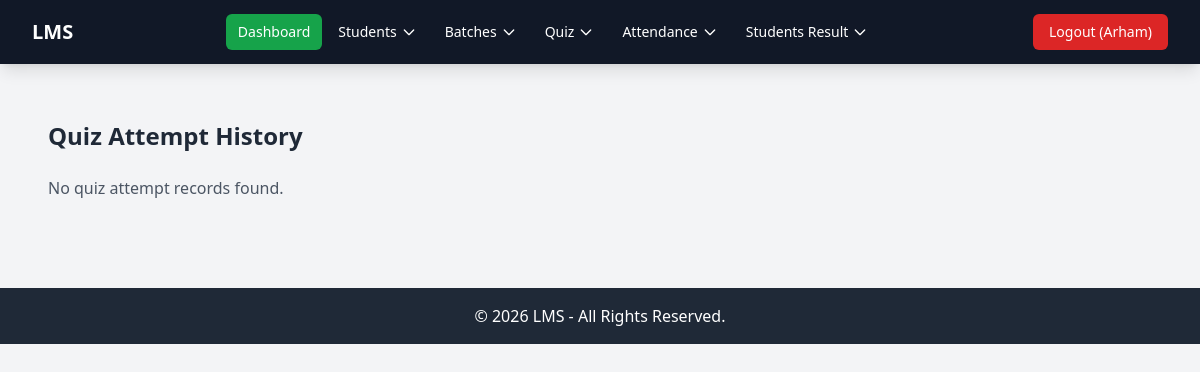
The app's page /teacher/controller/quiz_history.php (signed in), older data.
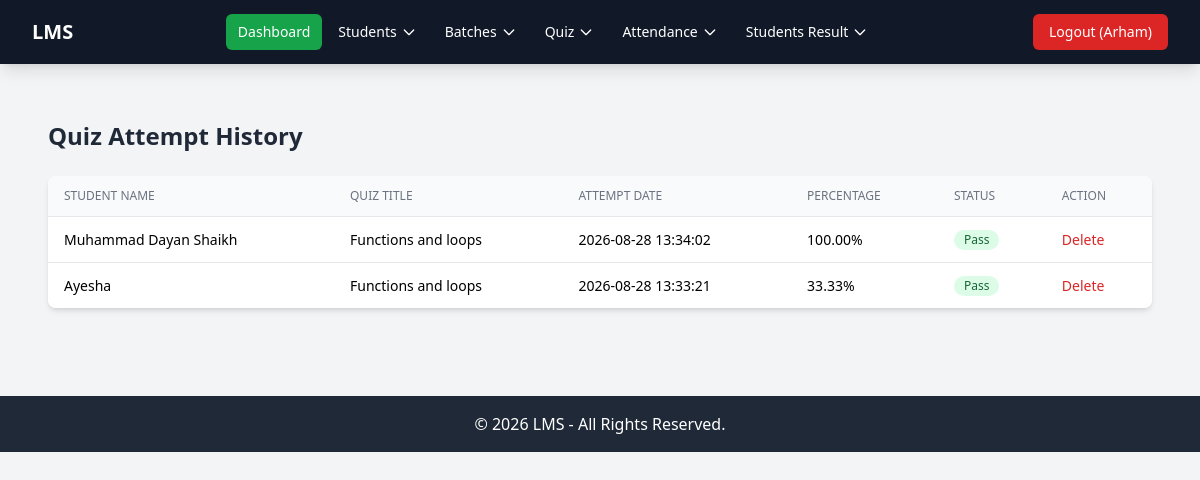
The same page, newer data.
### tables this page shows
CREATE TABLE `quiz_attempt_history` (
  `id` int(11) NOT NULL,
  `teacher_id` int(11) NOT NULL,
  `student_id` int(11) NOT NULL,
  `student_name` varchar(255) NOT NULL,
  `quiz_title` varchar(255) NOT NULL,
  `attempt_date` datetime NOT NULL,
  `percentage` decimal(5,2) NOT NULL,
  `status` enum('pass','fail') NOT NULL,
  `created_at` timestamp NOT NULL DEFAULT current_timestamp()
);

### teacher/controller/quiz_history.php (called while the page is built, shortened)
<?php
$teacher_id = $_SESSION['user_id'];
$history = [];
$stmt = $conn->prepare("
    SELECT id, student_name, quiz_title, attempt_date, percentage, status
    FROM quiz_attempt_history
    WHERE teacher_id = ?
    ORDER BY attempt_date DESC
");
$stmt->bind_param("i", $teacher_id);
$stmt->execute();
$result = $stmt->get_result();
while ($row = $result->fetch_assoc()) {
    $history[] = $row;
}
include BASE_PATH . 'teacher/view/quiz_history.php';
?>

### teacher/view/quiz_history.php (the view, shortened to what this page needs)
<div class="max-w-6xl mx-auto px-4 py-8">
    <h1 class="text-2xl font-bold text-gray-800 mb-6">Quiz Attempt History</h1>
    <?php if (empty($history)): ?>
        <p class="text-gray-600">No quiz attempt records found.</p>
    <?php else: ?>
        <div class="bg-white shadow-md rounded-lg overflow-hidden">
            <table class="min-w-full divide-y divide-gray-200">
                <thead class="bg-gray-50">
                    <tr>
                        <th class="px-4 py-3 text-left text-xs font-medium text-gray-500 uppercase">Student Name</th>
                        <th class="px-4 py-3 text-left text-xs font-medium text-gray-500 uppercase">Quiz Title</th>
                        <th class="px-4 py-3 text-left text-xs font-medium text-gray-500 uppercase">Attempt Date</th>
                        <th class="px-4 py-3 text-left text-xs font-medium text-gray-500 uppercase">Percentage</th>
                        <th class="px-4 py-3 text-left text-xs font-medium text-gray-500 uppercase">Status</th>
                        <th class="px-4 py-3 text-left text-xs font-medium text-gray-500 uppercase">Action</th>
                    </tr>
                </thead>
                <tbody class="bg-white divide-y divide-gray-200">
                    <?php foreach ($history as $record): ?>
                        <tr>
                            <td class="px-4 py-3 whitespace-nowrap text-sm font-medium"><?php echo htmlspecialchars($record['student_name']); ?></td>
                            <td class="px-4 py-3 whitespace-nowrap text-sm"><?php echo htmlspecialchars($record['quiz_title']); ?></td>
                            <td class="px-4 py-3 whitespace-nowrap text-sm"><?php echo htmlspecialchars($record['attempt_date']); ?></td>
                            <td class="px-4 py-3 whitespace-nowrap text-sm"><?php echo $record['percentage']; ?>%</td>
                            <td class="px-4 py-3 whitespace-nowrap text-sm">
                                <?php if ($record['status'] === 'pass'): ?>
                                    <span class="inline-flex items-center px-2.5 py-0.5 rounded-full text-xs font-medium bg-green-100 text-green-800">Pass</span>
                                <?php else: ?>
                                    <span class="inline-flex items-center px-2.5 py-0.5 rounded-full text-xs font-medium bg-red-100 text-red-800">Fail</span>
                                <?php endif; ?>
                            </td>
                            <td class="px-4 py-3 whitespace-nowrap text-sm">
                                <form method="POST" action="" onsubmit="return confirm('Delete this record? This cannot be undone.');">
                                    <button type="submit" class="text-red-600 hover:text-red-900">Delete</button>
                                </form>
                            </td>
                        </tr>
                    <?php endforeach; ?>
                </tbody>
            </table>
        </div>
    <?php endif; ?>
</div>

Row changes from the older to the newer data that the page shows:
added quiz_attempt_history: student_name "Muhammad Dayan Shaikh", quiz_title "Functions and loops", attempt_date "2026-08-28 13:34:02", percentage "100.00", status "Pass"
added quiz_attempt_history: student_name "Ayesha", quiz_title "Functions and loops", attempt_date "2026-08-28 13:33:21", percentage "33.33", status "Pass"
Text that changed along with them:
text no longer shown: "No quiz attempt records found."
text now shown: "STUDENT NAME QUIZ TITLE ATTEMPT DATE PERCENTAGE STATUS ACTION"
